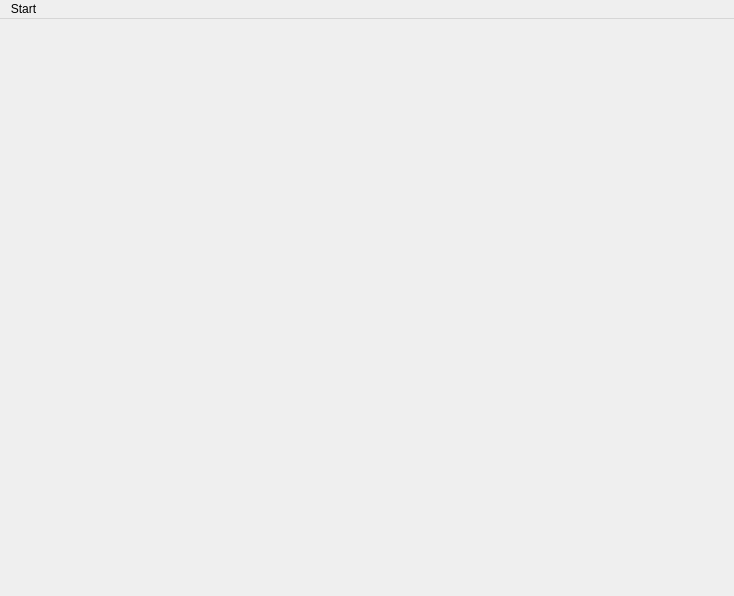
<?xml version="1.0" encoding="UTF-8"?>
<ui version="4.0">
 <class>MainWindow</class>
 <widget class="QMainWindow" name="MainWindow">
  <property name="geometry">
   <rect>
    <x>0</x>
    <y>0</y>
    <width>734</width>
    <height>596</height>
   </rect>
  </property>
  <property name="windowTitle">
   <string>MainWindow</string>
  </property>
  <widget class="QWidget" name="centralWidget"/>
  <widget class="QMenuBar" name="menuBar">
   <property name="geometry">
    <rect>
     <x>0</x>
     <y>0</y>
     <width>734</width>
     <height>22</height>
    </rect>
   </property>
   <widget class="QMenu" name="menuStart">
    <property name="title">
     <string>Start</string>
    </property>
    <addaction name="actionSet_Row_Column"/>
   </widget>
   <addaction name="menuStart"/>
  </widget>
  <action name="actionSet_Row_Column">
   <property name="text">
    <string>Set Row/Column</string>
   </property>
  </action>
 </widget>
 <layoutdefault spacing="6" margin="11"/>
 <resources/>
 <connections/>
</ui>
